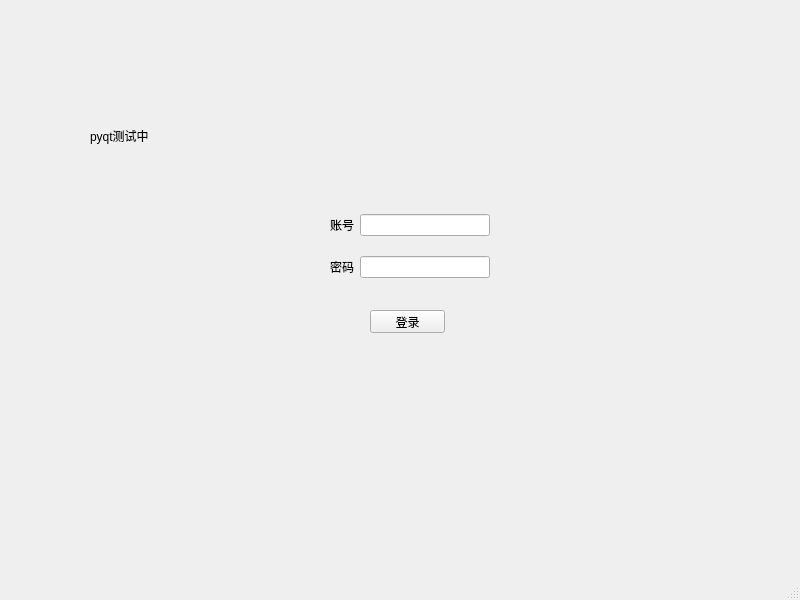
<?xml version="1.0" encoding="UTF-8"?>
<ui version="4.0">
 <class>MainWindow</class>
 <widget class="QMainWindow" name="MainWindow">
  <property name="geometry">
   <rect>
    <x>0</x>
    <y>0</y>
    <width>800</width>
    <height>600</height>
   </rect>
  </property>
  <property name="windowTitle">
   <string>MainWindow</string>
  </property>
  <widget class="QWidget" name="centralwidget">
   <widget class="QWidget" name="gridLayoutWidget">
    <property name="geometry">
     <rect>
      <x>330</x>
      <y>200</y>
      <width>160</width>
      <height>93</height>
     </rect>
    </property>
    <layout class="QGridLayout" name="gridLayout">
     <item row="1" column="1">
      <widget class="QLineEdit" name="user_lineEdit"/>
     </item>
     <item row="1" column="0">
      <widget class="QLabel" name="user_label">
       <property name="text">
        <string>账号</string>
       </property>
      </widget>
     </item>
     <item row="2" column="0">
      <widget class="QLabel" name="pwd_label">
       <property name="text">
        <string>密码</string>
       </property>
      </widget>
     </item>
     <item row="2" column="1">
      <widget class="QLineEdit" name="pwd_lineEdit"/>
     </item>
    </layout>
   </widget>
   <widget class="QPushButton" name="loginButton">
    <property name="geometry">
     <rect>
      <x>370</x>
      <y>310</y>
      <width>75</width>
      <height>23</height>
     </rect>
    </property>
    <property name="text">
     <string>登录</string>
    </property>
   </widget>
   <widget class="QLabel" name="label">
    <property name="geometry">
     <rect>
      <x>90</x>
      <y>110</y>
      <width>451</width>
      <height>51</height>
     </rect>
    </property>
    <property name="text">
     <string>pyqt测试中</string>
    </property>
   </widget>
  </widget>
  <widget class="QMenuBar" name="menubar">
   <property name="geometry">
    <rect>
     <x>0</x>
     <y>0</y>
     <width>800</width>
     <height>23</height>
    </rect>
   </property>
  </widget>
  <widget class="QStatusBar" name="statusbar"/>
 </widget>
 <resources/>
 <connections/>
</ui>
